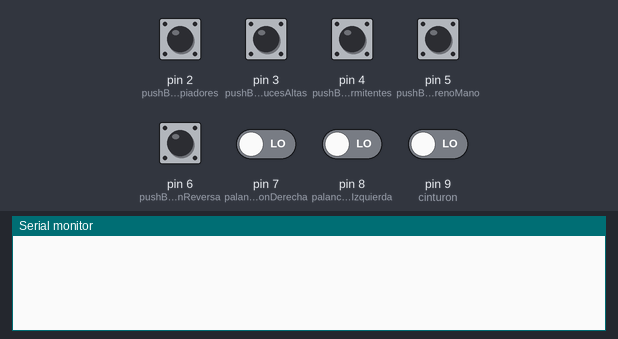
The sketch below on a simulated Arduino Uno, built with avr-gcc and run on an emulated ATmega328P. On the bench: the last lines printed to the serial monitor. The test bench sets the inputs (shaded band); at power-on: pin 2 (pushButtonLimpiadores), pin 3 (pushButtonLucesAltas), pin 4 (pushButtonIntermitentes), pin 5 (pushButtonFrenoMano), pin 6 (pushButtonReversa), pin 7 (palancaDireccionDerecha), pin 8 (palancaDireccionIzquierda), pin 9 (cinturon) LOW.

Above: at 1.2 s.
1.3 s: pin 2 (pushButtonLimpiadores) pulled HIGH for 0.2 s
At 1.7 s:
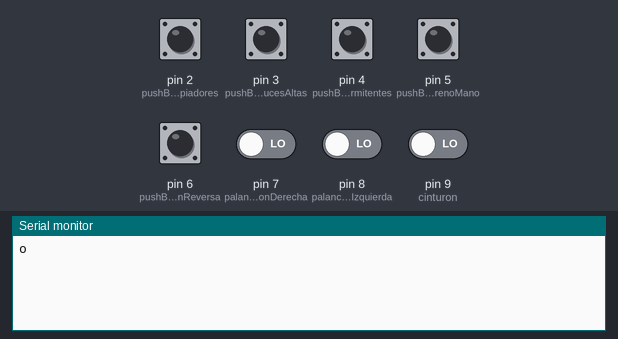
3.0 s: pin 3 (pushButtonLucesAltas) pulled HIGH for 0.2 s
At 3.9 s:
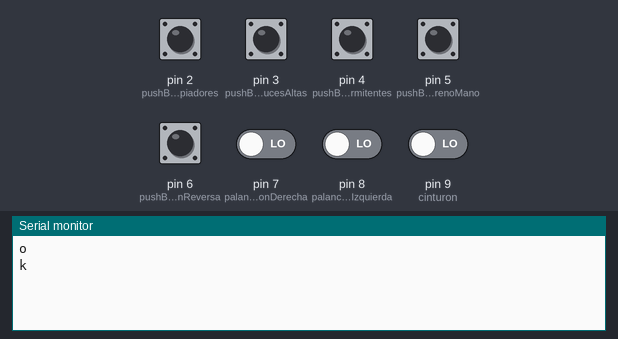
4.7 s: pin 4 (pushButtonIntermitentes) pulled HIGH for 0.2 s
At 5.6 s:
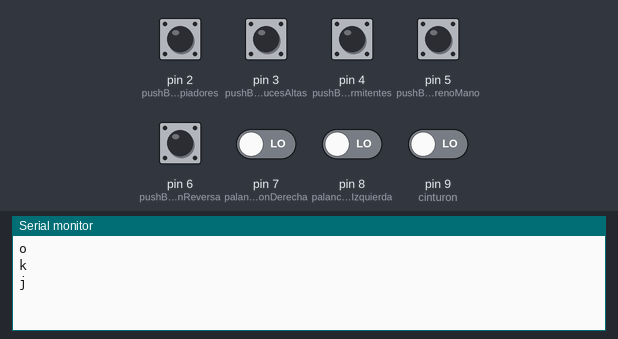
6.4 s: pin 5 (pushButtonFrenoMano) pulled HIGH for 0.2 s
At 7.4 s:
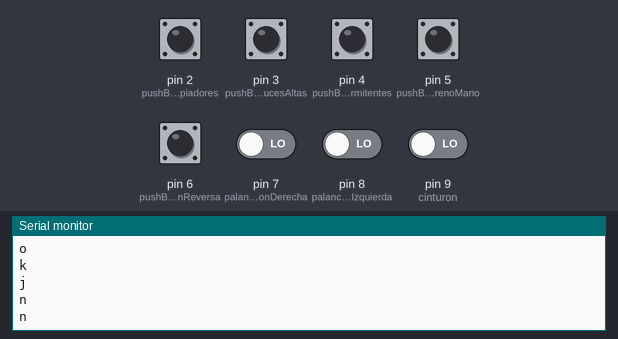
8.1 s: pin 6 (pushButtonReversa) pulled HIGH for 0.2 s
At 8.6 s:
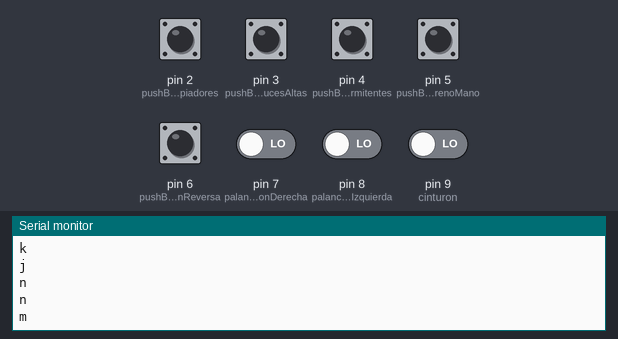
9.8 s: pin 7 (palancaDireccionDerecha) driven HIGH
At 10.03 s:
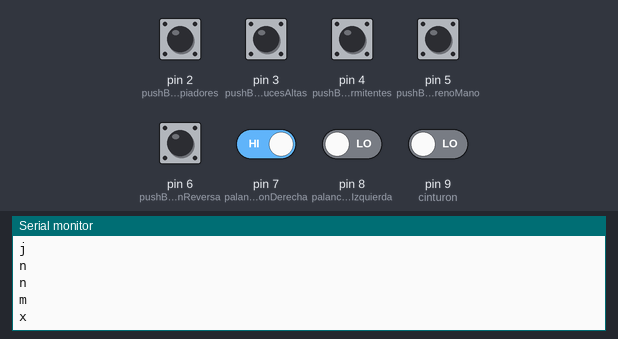

The sketch:

ard1.ino
```cpp
int pushButtonLimpiadores = 2; //LEtra o
int pushButtonLucesAltas = 3;  //letra k
int pushButtonIntermitentes = 4; // letra j
int pushButtonFrenoMano = 5; // Letra n
int pushButtonReversa = 6; // Letra m
int palancaDireccionDerecha = 7; //letra x
int palancaDireccionIzquierda = 8; // letra z
int cinturon = 9;


//String Volante = "#"; //volante 1
//String Volante = "h";

int buttonStateFrenoMano = 0;
int buttonStateReversa = 0;
int buttonStateIntermitentes = 0;
int buttonStateLucesAltas= 0;
int butoonStateLimpiadores = 0;
int buttonStateDireccionDerecha = 0;
int buttonStateDireccionIzquierda = 0;

//int buttonStatePalancaDireccionIzquierda = 0;
//int buttonStatePalancaDireccionDerecha = 0;
//int buttonStatePushButtonLucesAltas = 0;
int cinturonState = 0;

const unsigned int TRIG_PIN=13;
const unsigned int ECHO_PIN=12;
const unsigned int BAUD_RATE=9600;

void setup() {
  Serial.begin(9600);
  pinMode(TRIG_PIN, OUTPUT);
  pinMode(ECHO_PIN, INPUT);
  pinMode(LED_BUILTIN, OUTPUT);
  pinMode(pushButtonFrenoMano, INPUT);
  pinMode(pushButtonReversa, INPUT);
  pinMode(pushButtonIntermitentes, INPUT);
  pinMode(pushButtonLucesAltas, INPUT);
  pinMode(pushButtonLimpiadores, INPUT);
  pinMode(palancaDireccionDerecha, INPUT);
  pinMode(palancaDireccionIzquierda, INPUT);
  //pinMode(pushButtonLucesAltas, INPUT);
  pinMode(cinturon, INPUT);

}

void loop() {
  // put your main code here, to run repeatedly:

/*
  digitalWrite(TRIG_PIN, LOW);
  delayMicroseconds(2);
  digitalWrite(TRIG_PIN, HIGH);
  delayMicroseconds(10);
  digitalWrite(TRIG_PIN, LOW);

  const unsigned long duration= pulseIn(ECHO_PIN, HIGH);
  int distance= duration/29/2;
  if(duration==0){
   Serial.println("Warning: no pulse from sensor");
   }
  else{

      if(distance <= 4){
          Serial.println("cinturon cerrado");
        }
        else{
          Serial.println("cinturon abierto");
        }

     // Serial.print("distance to nearest object:");
     // Serial.println(distance);
     // Serial.println(" cm");
}*/

  delay(100);
  //Serial.println(Volante);
  buttonStateFrenoMano = digitalRead(pushButtonFrenoMano);
  buttonStateReversa = digitalRead(pushButtonReversa);
  buttonStateIntermitentes = digitalRead(pushButtonIntermitentes);
  buttonStateLucesAltas = digitalRead(pushButtonLucesAltas);
  butoonStateLimpiadores = digitalRead(pushButtonLimpiadores);
  buttonStateDireccionIzquierda = digitalRead(palancaDireccionIzquierda);
  buttonStateDireccionDerecha = digitalRead(palancaDireccionDerecha);
  cinturonState = digitalRead(cinturon);

  if(buttonStateFrenoMano == HIGH){
    Serial.println("n");
    delay(10);
  } else {
    delay(10);
    //Serial.println("#");
  }

  if(buttonStateReversa == HIGH){
    Serial.println("m");
    delay(10);
  } else {
    delay(10);
    //Serial.println("#");
  }
  if(buttonStateIntermitentes == HIGH){
    Serial.println("j");
    delay(10);
  } else {
    delay(10);
   // Serial.println("#");
  }

  if(buttonStateLucesAltas == HIGH){
    Serial.println("k");
    delay(10);
  } else {
    delay(10);
   // Serial.println("#");
  }
  if(butoonStateLimpiadores== HIGH){
   Serial.println("o");
    delay(10);
  } else {
    delay(10);
    //Serial.println("#");
  }

  if(buttonStateDireccionIzquierda == HIGH){
   Serial.println("z");
    delay(10);
  } else {
    delay(10);
    //Serial.println("#");
  }
  if(buttonStateDireccionDerecha == HIGH){
    Serial.println("x");
    delay(10);
  } else {
    delay(10);
   //2Serial.println("#");
  }


  if(cinturonState == HIGH){
    Serial.println("h");
    delay(10);
  } else {
    delay(10);
  }

}
```

Measured:
- after the input at 1.3 s, the serial monitor: prints a new line after 0.10 s (image 1)
- after the input at 3.0 s, the serial monitor: prints a new line after 0.19 s (image 2)
- after the input at 4.7 s, the serial monitor: prints a new line after 0.10 s (image 3)
- after the input at 6.4 s, the serial monitor: prints a new line at once (image 4)
- after the input at 8.1 s, the serial monitor: prints a new line after 0.11 s (image 5)
- after the input at 9.8 s, the serial monitor: prints a new line after 0.08 s (image 6)
